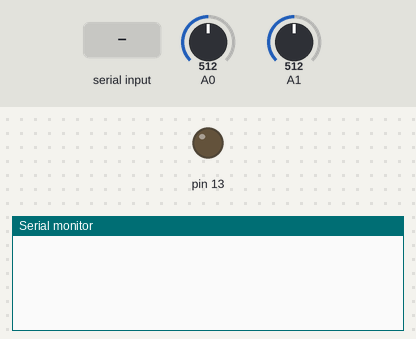
Bench run of a sketch on a simulated Arduino Uno, built with avr-gcc and run on an emulated ATmega328P. On the bench: output pins drawn as LEDs (lit = HIGH), the last lines printed to the serial monitor. The test bench sets the inputs (shaded band); at power-on: A0 = 512, A1 = 512.

Above: at 1.2 s.
1.3 s: "1" received over Serial
At 2.2 s:
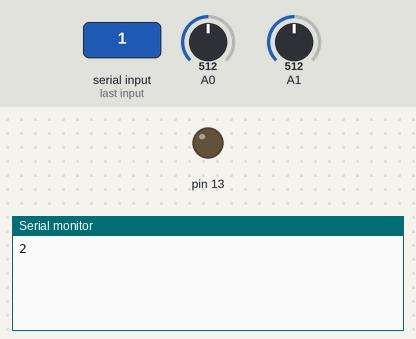
2.8 s: "2" received over Serial
At 3.3 s:
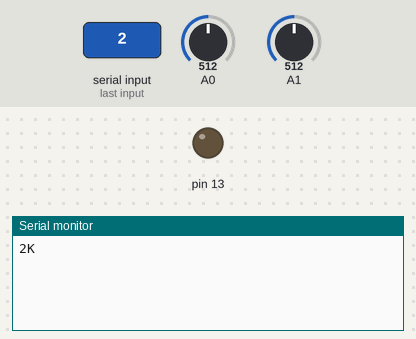

The sketch:

bluetooth_test_send.ino
```cpp
char reception='v';
void setup() {
  // put your setup code here, to run once:

  Serial.begin(9600);
  pinMode(13,OUTPUT);


}

void loop() {
  // put your main code here, to run repeatedly:


  int heart=analogRead(A0);
  int saturation=analogRead(A1);

  if(Serial.available()){

    reception=(char)Serial.read();
    //Serial.println(reception);

    if(reception=='1'){
      int hearBeat=50;

      Serial.write(hearBeat);

      }else if(reception=='2'){
        int saturation=75;

      Serial.write(saturation);

        }

    }

}
```

Measured:
- after the input at 1.3 s, the serial monitor: prints a new line at once (image 1)
- after the input at 2.8 s, the serial monitor: prints a new line at once (image 2)
